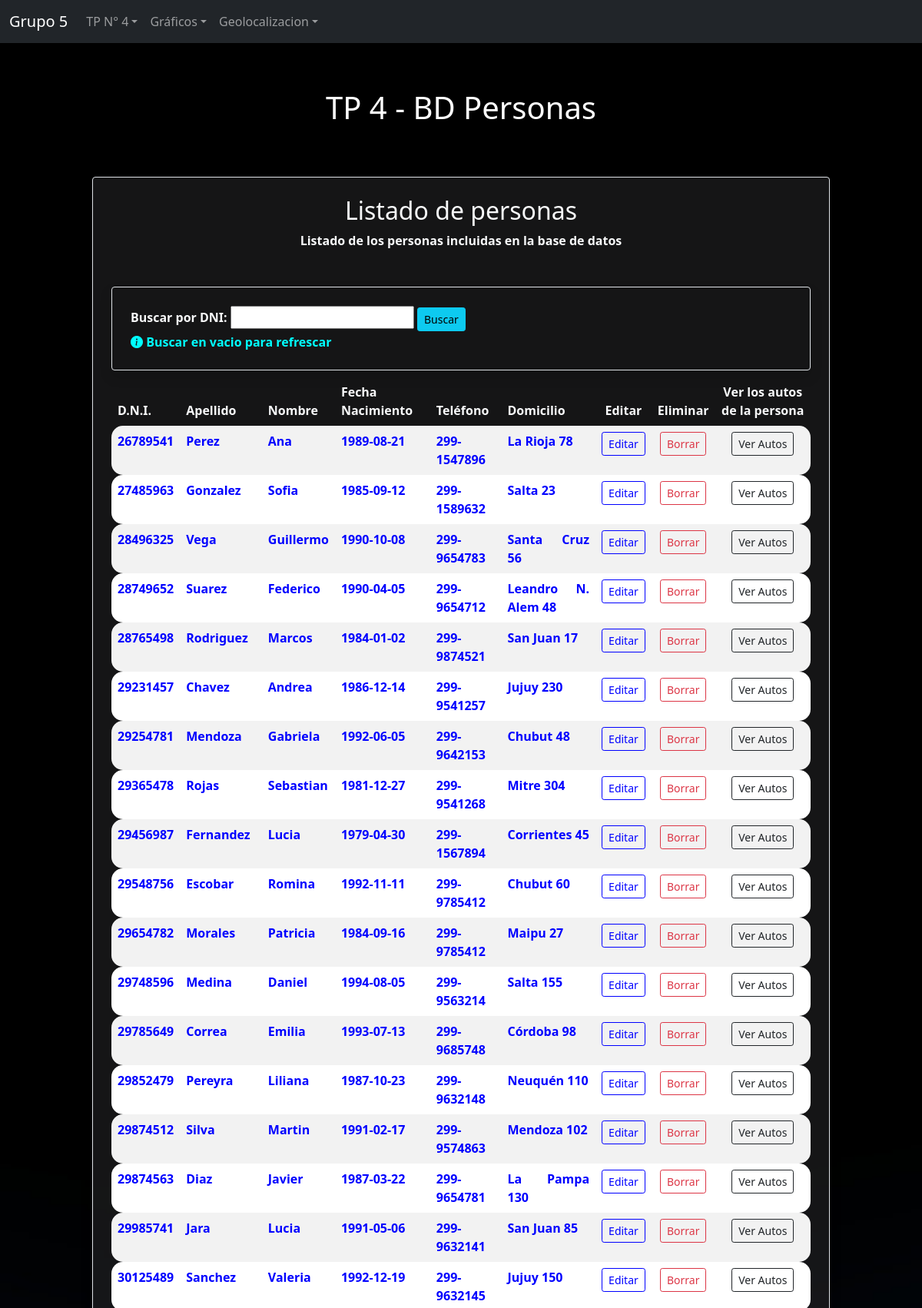
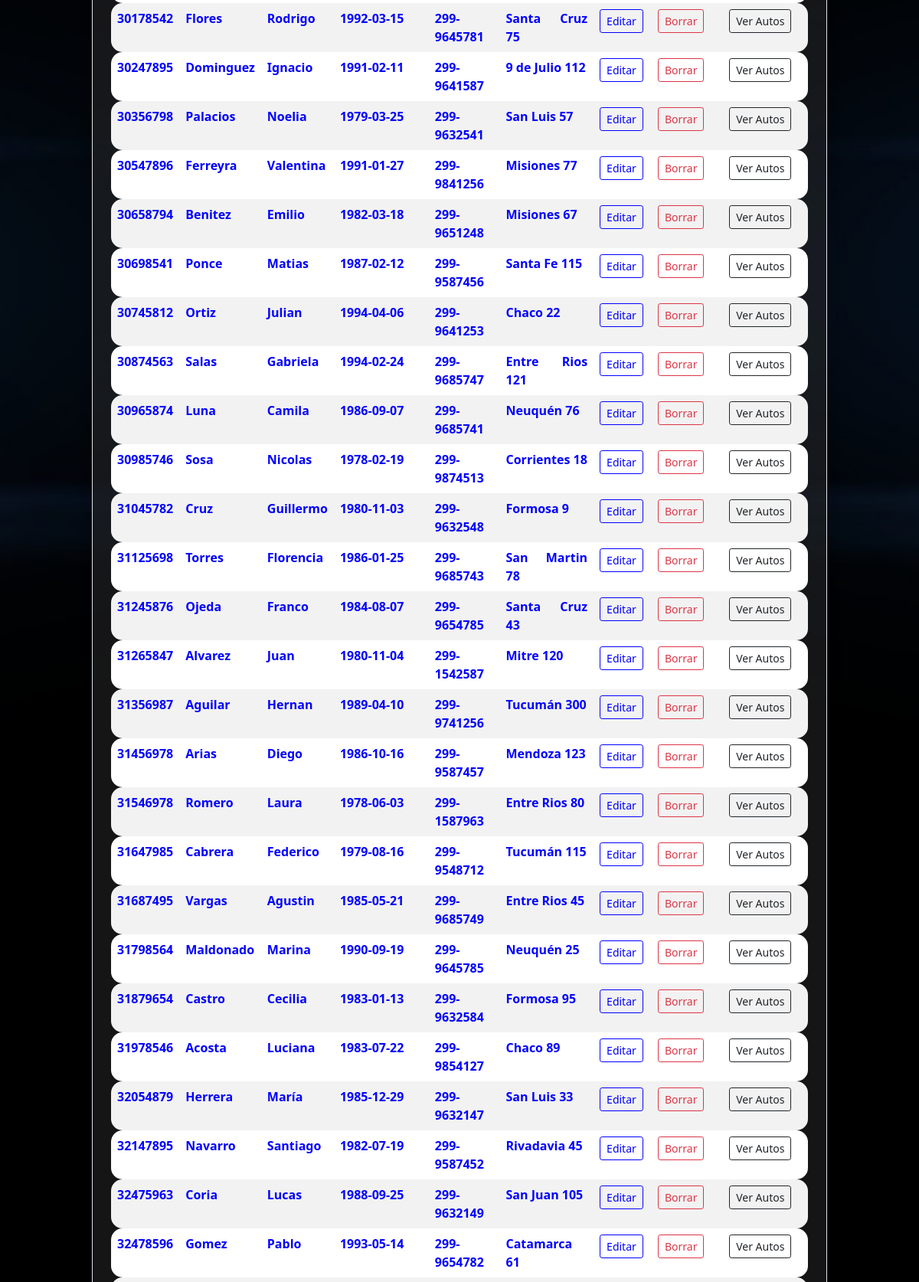
The page /Vista/persona/persona_index.php (upper part) on the database its author committed (2 pictures, top to bottom).
### tables this page shows
CREATE TABLE `persona` (
  `NroDni` varchar(10) NOT NULL,
  `Apellido` varchar(50) NOT NULL,
  `Nombre` varchar(50) NOT NULL,
  `fechaNac` date NOT NULL,
  `Telefono` varchar(20) NOT NULL,
  `Domicilio` varchar(200) NOT NULL,
  PRIMARY KEY  (`NroDni`)
);

### Util/funciones.php (called while the page is built, shortened)
<?php
spl_autoload_register(function ($class_name){
    $directorys = array(
        $GLOBALS['ROOT'].'Modelo/',
        $GLOBALS['ROOT'].'Modelo/Conector/',
        $GLOBALS['ROOT'].'Control/'
        );
});
?>

### Modelo/Persona.php (called while the page is built, shortened)
<?php
class Persona {
    private $nroDni;
    private $apellido;
    private $nombre;
    private $fechaNac;
    private $telefono;
    private $domicilio;
    public function __construct(){
        $this->nroDni="";
        $this->apellido = "";
        $this->nombre = "";
        $this->fechaNac = "";
        $this->telefono = "";
        $this->domicilio="";
    }
    public function getNroDni(){
        return $this->nroDni;
    }
    public function setNroDni($valor){
        $this->nroDni = $valor;
    }
    public function getApellido(){
        return $this->apellido;
    }
    public function setApellido($valor){
        $this->apellido = $valor;
    }
    public function getNombre(){
        return $this->nombre;
    }
    public function setNombre($valor){
        $this->nombre = $valor;
    }
    public function getFechaNac(){
        return $this->fechaNac;
    }
    public function setFechaNac($valor){
        $this->fechaNac = $valor;
    }
    public function getTelefono(){
        return $this->telefono;
    }
    public function setTelefono($valor){
        $this->telefono = $valor;
    }
    public function getDomicilio(){
        return $this->domicilio;
    }
    public function setDomiciliot($valor){
        $this->domicilio = $valor;
    }
    public static function listar($parametro=""){
        $arreglo = array();
        $base = new BaseDatos();
        $sql = "SELECT * FROM persona ";
        if ($parametro != "") {
            $sql .= " WHERE " .$parametro;
        }
        $res = $base->Ejecutar($sql);
        if($res > -1){
            if($res > 0){
                while ($row = $base->Registro()){
                    $obj = new Persona();
                    $obj->setear($row['NroDni'], $row['Apellido'], $row['Nombre'], $row['fechaNac'], $row['Telefono'], $row['Domicilio']);
                    array_push($arreglo, $obj);
                }
            }
        }else{
            self::setmensajeoperacion("Persona->listar: ".$base->getError());
        }
        return $arreglo;
    }
}
?>

### Modelo/Conector/BaseDatos.php (called while the page is built, shortened)
<?php
class BaseDatos extends PDO {
  	private $indice;
  	private $resultado;
    public function __construct(){
        $this->indice =0;
    }
    public function setSQL($e){
        return "\n".$this->sql = $e;
    }
    public function Ejecutar($sql){
        if ( stristr($sql,"select")){
            $resp =  $this->EjecutarSelect($sql);
        }
        return $resp;
   }
   private function EjecutarSelect($sql){
       $cant = -1;
       $resultado=parent::query($sql);
       if(!$resultado){
           $this->analizarDebug();
       }else {
          $arregloResult = $resultado->fetchAll();
          $cant = count($arregloResult);
       }
       return $cant;
   }
   public function Registro() {
       $filaActual = false;
       $indiceActual = $this->getIndice();
       if ($indiceActual>=0) {
           $filas = $this->getResultado();
           if($indiceActual<count($filas)){
               $filaActual =  $filas[$indiceActual];
           }else {
               $this->setIndice(-1);
           }
       }
       return $filaActual;
   }
   private function setIndice ($valor){
       $this->indice = $valor;
   }
   private function getIndice (){
       return $this->indice;
   }
   private function setResultado($valor){
       $this->resultado = $valor;
   }
   private function getResultado(){
      return $this->resultado;
   }
}

### Control/AbmPersona.php (called while the page is built, shortened)
<?php
class AbmPersona{
    public function buscar($param){
        $where = " true ";
        $arreglo = Persona::listar($where);
        return $arreglo;
    }
}
?>

### Vista/persona/persona_index.php (the view, shortened to what this page needs)
<?php
    $titulo = "TP 4 - BD Personas";
    include_once '../Estructura/header.php';
    $objAbmPersona = new AbmPersona();
    $listaPersona = $objAbmPersona->buscar(null);
?>
<div class="divtitulo">
    <h1><?php echo $titulo;?></h1>
</div>
<div class="container_persona mt-5 p-4 border rounded shadow text-light">
  <div class="text-center mb-4">
    <h2>Listado de personas</h2>
    <p>Listado de los personas incluidas en la base de datos</p>
  </div>
  <div class="mb-2">
    <form action="persona_index.php" method="post" class="container mt-5 p-4 border rounded shadow" novalidate>
        <label for="buscar" class="form-label fw-bold">Buscar por DNI:</label>
        <input name="NroDni" id="NroDni" type="text" pattern="[0-9]{0,8}" >
        <input type="submit" name="buscar" id="buscar" class="btn btn-info btn-sm" role="button" value="Buscar">
        <div class="text-important"><i class="bi bi-info-circle-fill"></i> Buscar en vacio para refrescar</div>
    </form>
  </div>
  <table class="table table-hover table-striped ">
    <thead>
      <tr class="text-light mb-4">
        <th>D.N.I.</th>
        <th>Apellido</th>
        <th>Nombre</th>
        <th>Fecha Nacimiento</th>
        <th>Teléfono</th>
        <th>Domicilio</th>
        <th class="text-center">Editar</th>
        <th class="text-center">Eliminar</th>
        <th class="text-center">Ver los autos de la persona</th>
      </tr>
    </thead>
    <tbody>
    <?php
        if( count($listaPersona) > 0){
            foreach ($listaPersona as $objPersona) {
                echo '<tr><td>'.$objPersona->getNroDni().'</td>';
                echo '<td>'.$objPersona->getApellido().'</td>';
                echo '<td>'.$objPersona->getNombre().'</td>';
                echo '<td>'.$objPersona->getFechaNac().'</td>';
                echo '<td>'.$objPersona->getTelefono().'</td>';
                echo '<td>'.$objPersona->getDomicilio().'</td>';
                echo '<td class="text-center"><a href="persona_editar.php?NroDni='.$objPersona->getNroDni().'" class="btn btn-color btn-sm" role="button">Editar</a></td>';
                echo '<td class="text-center"><a href="persona_accion.php?accion=borrar&NroDni='.$objPersona->getNroDni().'" class="btn btn-outline-danger btn-sm" role="button">Borrar</a></td>';
                echo '<td class="text-center"><a href="../auto/autos_persona.php?NroDni='.$objPersona->getNroDni().'" class="btn btn-outline-dark btn-sm" role="button">Ver Autos</a></td></tr>';
              }
        }
    ?>
    </tbody>
  </table>
  <br><br>
  <br><br>
  <br><br>
</div>
<?php include_once '../Estructura/footer.php'; ?>

### Vista/css/estilos.css (style rules this page uses)
body { padding-bottom: 100px; background-image: url(../../Archivos/flechas.jpg); background-size: cover; background-repeat: no-repeat; background-position: center; }
.text-important { color:aqua; }
.container_auto, .container_persona { color: white; font-weight: bold; margin-top: 5px; width: 80%; margin-left: 10%; padding: 5px; text-align: justify; background-color: rgba(42, 42, 44, 0.5); border-radius: 15px; }
.btn-color { color: blue; background-color: transparent; border: 1px solid blue; transition: background-color 0.3s, color 0.3s; }
.table-striped tbody tr td:first-child { border-top-left-radius: 15px; border-bottom-left-radius: 15px; overflow: hidden; }
.table-striped tbody tr td:last-child { border-top-right-radius: 15px; border-bottom-right-radius: 15px; overflow: hidden; }
.table-striped { border-collapse: separate; border-spacing: 0; }
.table-striped td { border: none; }
.table-striped th { border: none; }
.table-striped tbody tr { color: blue; }
.table-striped tbody tr:nth-of-type(odd) { background-color: white; color: blue; }
.table-striped tbody tr:nth-of-type(even) { background-color: white; color: blue; }
.divtitulo { background-color: transparent; color: white; font-weight: bold; width: 100%; margin: 0; padding: 10px; padding-top: 5%; text-align: center; box-sizing: border-box; }

### rows shown on the page
persona: NroDni "26789541", Apellido "Perez", Nombre "Ana", fechaNac "1989-08-21", Telefono "299-1547896", Domicilio "La Rioja 78"
persona: NroDni "27485963", Apellido "Gonzalez", Nombre "Sofia", fechaNac "1985-09-12", Telefono "299-1589632", Domicilio "Salta 23"
persona: NroDni "28496325", Apellido "Vega", Nombre "Guillermo", fechaNac "1990-10-08", Telefono "299-9654783", Domicilio "Santa Cruz 56"
persona: NroDni "28749652", Apellido "Suarez", Nombre "Federico", fechaNac "1990-04-05", Telefono "299-9654712", Domicilio "Leandro N. Alem 48"
persona: NroDni "28765498", Apellido "Rodriguez", Nombre "Marcos", fechaNac "1984-01-02", Telefono "299-9874521", Domicilio "San Juan 17"
persona: NroDni "29231457", Apellido "Chavez", Nombre "Andrea", fechaNac "1986-12-14", Telefono "299-9541257", Domicilio "Jujuy 230"
persona: NroDni "29254781", Apellido "Mendoza", Nombre "Gabriela", fechaNac "1992-06-05", Telefono "299-9642153", Domicilio "Chubut 48"
persona: NroDni "29365478", Apellido "Rojas", Nombre "Sebastian", fechaNac "1981-12-27", Telefono "299-9541268", Domicilio "Mitre 304"
persona: NroDni "29456987", Apellido "Fernandez", Nombre "Lucia", fechaNac "1979-04-30", Telefono "299-1567894", Domicilio "Corrientes 45"
persona: NroDni "29548756", Apellido "Escobar", Nombre "Romina", fechaNac "1992-11-11", Telefono "299-9785412", Domicilio "Chubut 60"
persona: NroDni "29654782", Apellido "Morales", Nombre "Patricia", fechaNac "1984-09-16", Telefono "299-9785412", Domicilio "Maipu 27"
persona: NroDni "29748596", Apellido "Medina", Nombre "Daniel", fechaNac "1994-08-05", Telefono "299-9563214", Domicilio "Salta 155"
persona: NroDni "29785649", Apellido "Correa", Nombre "Emilia", fechaNac "1993-07-13", Telefono "299-9685748", Domicilio "Córdoba 98"
persona: NroDni "29852479", Apellido "Pereyra", Nombre "Liliana", fechaNac "1987-10-23", Telefono "299-9632148", Domicilio "Neuquén 110"
persona: NroDni "29874512", Apellido "Silva", Nombre "Martin", fechaNac "1991-02-17", Telefono "299-9574863", Domicilio "Mendoza 102"
persona: NroDni "29874563", Apellido "Diaz", Nombre "Javier", fechaNac "1987-03-22", Telefono "299-9654781", Domicilio "La Pampa 130"
persona: NroDni "29985741", Apellido "Jara", Nombre "Lucia", fechaNac "1991-05-06", Telefono "299-9632141", Domicilio "San Juan 85"
persona: NroDni "30125489", Apellido "Sanchez", Nombre "Valeria", fechaNac "1992-12-19", Telefono "299-9632145", Domicilio "Jujuy 150"
persona: NroDni "30178542", Apellido "Flores", Nombre "Rodrigo", fechaNac "1992-03-15", Telefono "299-9645781", Domicilio "Santa Cruz 75"
persona: NroDni "30247895", Apellido "Dominguez", Nombre "Ignacio", fechaNac "1991-02-11", Telefono "299-9641587", Domicilio "9 de Julio 112"
persona: NroDni "30356798", Apellido "Palacios", Nombre "Noelia", fechaNac "1979-03-25", Telefono "299-9632541", Domicilio "San Luis 57"
persona: NroDni "30547896", Apellido "Ferreyra", Nombre "Valentina", fechaNac "1991-01-27", Telefono "299-9841256", Domicilio "Misiones 77"
persona: NroDni "30658794", Apellido "Benitez", Nombre "Emilio", fechaNac "1982-03-18", Telefono "299-9651248", Domicilio "Misiones 67"
persona: NroDni "30698541", Apellido "Ponce", Nombre "Matias", fechaNac "1987-02-12", Telefono "299-9587456", Domicilio "Santa Fe 115"
persona: NroDni "30745812", Apellido "Ortiz", Nombre "Julian", fechaNac "1994-04-06", Telefono "299-9641253", Domicilio "Chaco 22"
persona: NroDni "30874563", Apellido "Salas", Nombre "Gabriela", fechaNac "1994-02-24", Telefono "299-9685747", Domicilio "Entre Rios 121"
persona: NroDni "30965874", Apellido "Luna", Nombre "Camila", fechaNac "1986-09-07", Telefono "299-9685741", Domicilio "Neuquén 76"
persona: NroDni "30985746", Apellido "Sosa", Nombre "Nicolas", fechaNac "1978-02-19", Telefono "299-9874513", Domicilio "Corrientes 18"
persona: NroDni "31045782", Apellido "Cruz", Nombre "Guillermo", fechaNac "1980-11-03", Telefono "299-9632548", Domicilio "Formosa 9"
persona: NroDni "31125698", Apellido "Torres", Nombre "Florencia", fechaNac "1986-01-25", Telefono "299-9685743", Domicilio "San Martin 78"
persona: NroDni "31245876", Apellido "Ojeda", Nombre "Franco", fechaNac "1984-08-07", Telefono "299-9654785", Domicilio "Santa Cruz 43"
persona: NroDni "31265847", Apellido "Alvarez", Nombre "Juan", fechaNac "1980-11-04", Telefono "299-1542587", Domicilio "Mitre 120"
persona: NroDni "31356987", Apellido "Aguilar", Nombre "Hernan", fechaNac "1989-04-10", Telefono "299-9741256", Domicilio "Tucumán 300"
persona: NroDni "31456978", Apellido "Arias", Nombre "Diego", fechaNac "1986-10-16", Telefono "299-9587457", Domicilio "Mendoza 123"
persona: NroDni "31546978", Apellido "Romero", Nombre "Laura", fechaNac "1978-06-03", Telefono "299-1587963", Domicilio "Entre Rios 80"
persona: NroDni "31647985", Apellido "Cabrera", Nombre "Federico", fechaNac "1979-08-16", Telefono "299-9548712", Domicilio "Tucumán 115"
persona: NroDni "31687495", Apellido "Vargas", Nombre "Agustin", fechaNac "1985-05-21", Telefono "299-9685749", Domicilio "Entre Rios 45"
persona: NroDni "31798564", Apellido "Maldonado", Nombre "Marina", fechaNac "1990-09-19", Telefono "299-9645785", Domicilio "Neuquén 25"
persona: NroDni "31879654", Apellido "Castro", Nombre "Cecilia", fechaNac "1983-01-13", Telefono "299-9632584", Domicilio "Formosa 95"
persona: NroDni "31978546", Apellido "Acosta", Nombre "Luciana", fechaNac "1983-07-22", Telefono "299-9854127", Domicilio "Chaco 89"
persona: NroDni "32054879", Apellido "Herrera", Nombre "María", fechaNac "1985-12-29", Telefono "299-9632147", Domicilio "San Luis 33"
persona: NroDni "32147895", Apellido "Navarro", Nombre "Santiago", fechaNac "1982-07-19", Telefono "299-9587452", Domicilio "Rivadavia 45"
persona: NroDni "32475963", Apellido "Coria", Nombre "Lucas", fechaNac "1988-09-25", Telefono "299-9632149", Domicilio "San Juan 105"
persona: NroDni "32478596", Apellido "Gomez", Nombre "Pablo", fechaNac "1993-05-14", Telefono "299-9654782", Domicilio "Catamarca 61"

### other values the page prints
$titulo "TP 4 - BD Personas"
